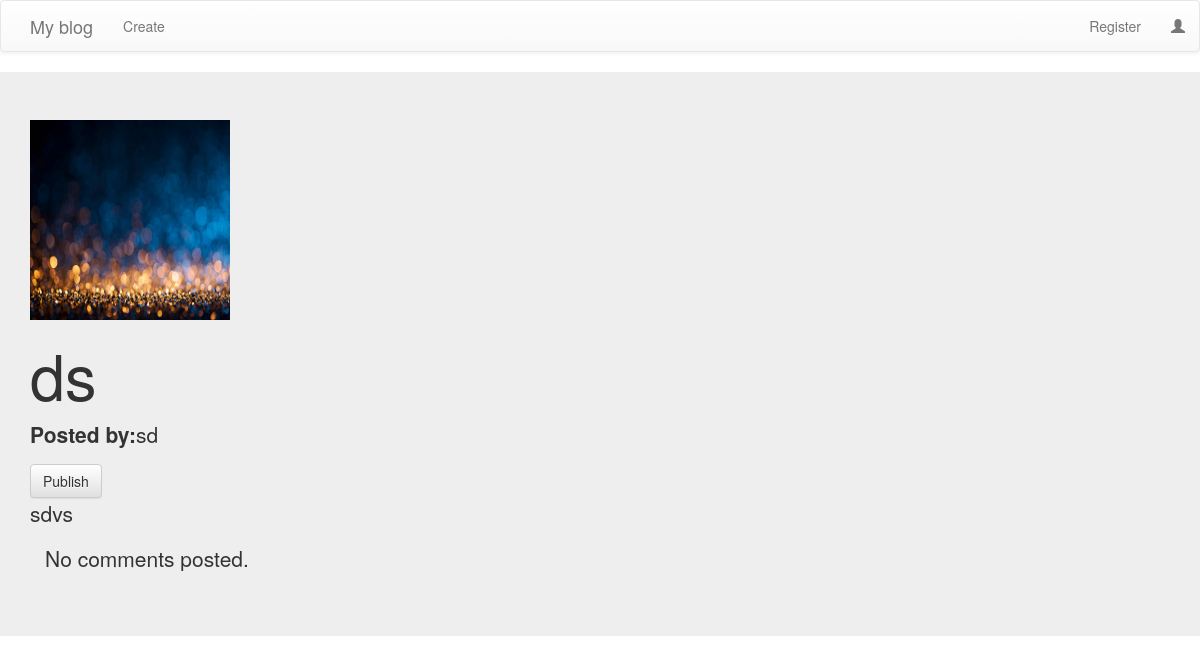
/blog/detail/13, run on an earlier commit of the app's database.
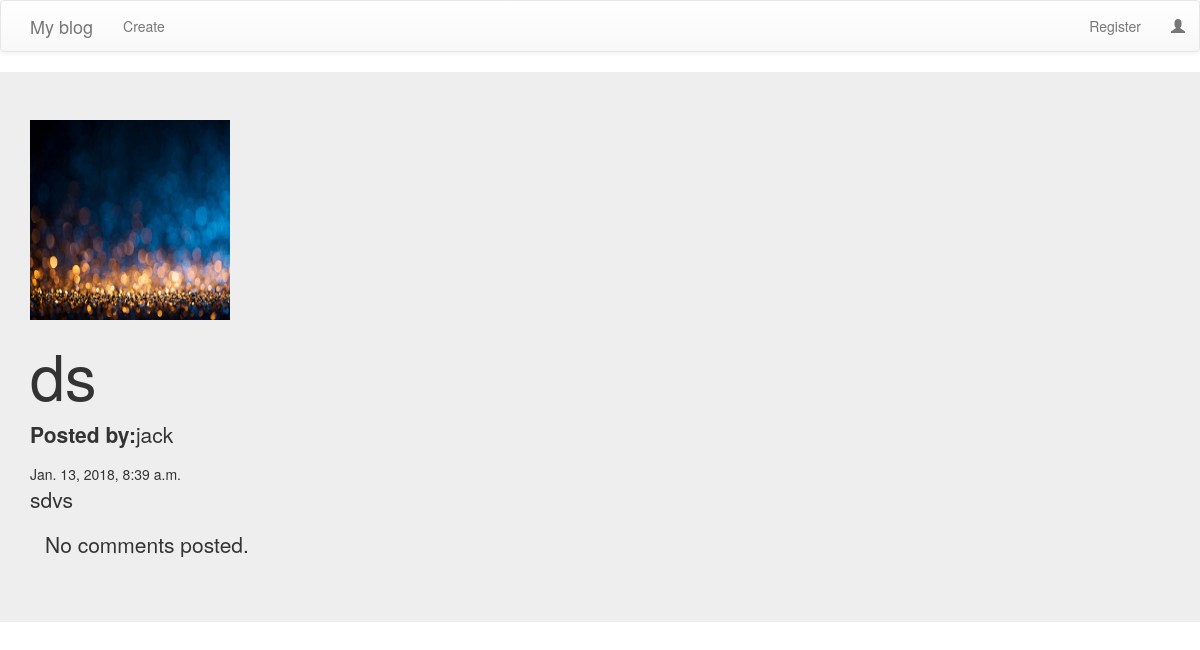
And on a later commit of the database.
### myblog/models.py (models this page shows, shortened)
class Post(models.Model):
    author = models.CharField(max_length=128)
    title = models.CharField(max_length=256)
    text = models.TextField()
    created_date = models.DateTimeField(default=timezone.now)
    published_date = models.DateTimeField(blank=True, null=True)
    image = models.ImageField(blank=True,default='1.jpg')

### myblog/views.py (the view)
# urls.py: url(r'^detail/(?P<pk>\d+)$',views.PostDetailView.as_view(),name="post_detail"),
class PostDetailView(DetailView):
    model = Post
    template_name = 'myblog/post_detail.html'

### myblog/templates/myblog/post_detail.html
{% extends 'myblog/base_html.html' %}
{% block body_block %}
<div class="jumbotron">
  <div class="container">
    <div class="post">
      <img src="{{ post.image.url }}" alt="una" style="width: 200px; height: 200px;">
    </div>
    <h1 class='posttitle loader'>{{ post.title }}</h1>
    <p><strong>Posted by:</strong>{{ post.author }}</p>
    {% if post.published_date %}
        <div class="date postdate">
            {{ post.published_date }}
        </div>
    {% else %}
        <a class="btn btn-default" href="{% url 'myblog:post_publish' pk=post.pk %}">Publish</a>
    {% endif %}
    <p class='postcontent' >{{ post.text|safe|linebreaksbr }}</p>
    <div class="container">
    {% for comment in post.comments.all %}
    <br>
    {% if user.is_authenticated or comment.approved_comment %}
          {{ comment.created_date }}
      <p>{{ comment.text|safe|linebreaks }}</p>
      <p>Posted by: <strong>{{ comment.author }}</strong></p>
    {% endif %}
    {% empty %}
    <p>No comments posted.</p>
    {% endfor %}
    </div>
  </div>
</div>
{% endblock %}

### myblog/templates/myblog/base_html.html (shortened to what this page needs)
<!DOCTYPE html>
<html>
  <head>
    <link rel="stylesheet" href="https://maxcdn.bootstrapcdn.com/bootstrap/3.3.7/css/bootstrap.min.css">
    <link rel="stylesheet" href="https://maxcdn.bootstrapcdn.com/bootstrap/3.3.7/css/bootstrap-theme.min.css">
  </head>
  <body>
    <nav class="navbar navbar-default techfont custom-navbar">
      <div class="container">
        <ul class="nav navbar-nav">
          <li><a class='navbar-brand bigbrand' href="{% url 'myblog:post_list' %}">My blog</a></li>
          <li><a href="{% url 'myblog:post_create'%}">Create</a></li>
        </ul>
        <ul class="nav navbar-nav navbar-right">
          {% if user.is_authenticated %}
            <li><a href="{% url 'myblog:post_draft'%}">Drafts</a></li>
          <li>
            <a href="{% url 'myblog:user_logout' %}" >Log out</a>
          </li>
          <li>
            <a >Welcome: {{ user.username }}</a>
          </li>
            {% else %}
            <li><a href="{% url 'myblog:user_register'%}">Register</a></li>
            <li><a class='nav navbar-right' href="{% url 'myblog:user_login' %}" ><span class="glyphicon glyphicon-user"></span></a></li>
          {% endif %}
        </ul>
    </div>
  </nav>
    {% block body_block %}
    {% endblock %}
  </body>
</html>

What changed in the data, as far as the page shows it:
changed Post "ds": author "sd" → "jack"; published_date (not shown) → "Jan. 13, 2018, 8:39 a.m."
Also different on the page:
text no longer shown: "Publish"
